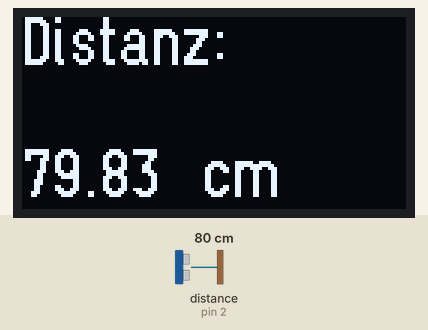
Bench run of a sketch on a simulated Arduino Nano, built with avr-gcc and run on an emulated ATmega328P. Parts: 128×64 one-colour display. Wiring (inferred from the names in the program): ultrasonic range finder: trigger pin 3; echo pin 2. The test bench sets the inputs (shaded band); at power-on: distance to the obstacle (sensor on pin 2) 80 cm. The echo pulse lasts 58.3 µs per cm.

Above: at 1.2 s.
1.3 s: distance to the obstacle (sensor on pin 2) set to 2 cm
At 1.53 s:
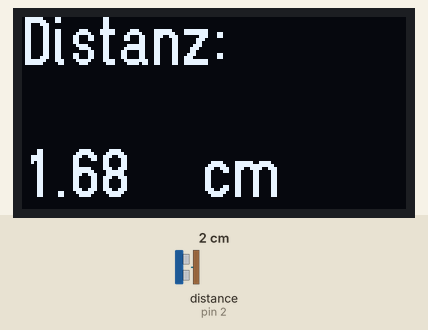
2.8 s: distance to the obstacle (sensor on pin 2) set to 9 cm
At 4.0 s:
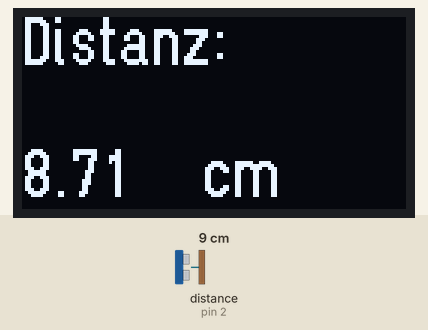
4.4 s: distance to the obstacle (sensor on pin 2) set to 4 cm
At 4.51 s:
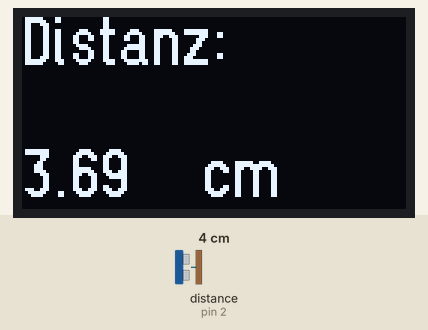

Measured:
- after the input at 1.3 s, the display: first changes after 0.06 s (image 1 shows a later state)
- after the input at 4.4 s, the display: changes after 0.10 s (image 3)

The sketch:

distance_display.ino
```cpp
/*
  Dev:      flowarko
  Version:  1
  Hardware: Elegoo Nano V3, HC-SR04, Oled-Display I2c;

  Pins:     HC-SR04 Ultrasonic Sensor
              echoPin = 2
              trigPin = 3
              VCC     = 5V
              GND
            Oled-Display I2c
              SDA     = A4
              SCL     = A5
              VCC     = 3,3V
              GND
*/
#include <U8g2lib.h>

//Display Config
U8G2_SH1106_128X64_NONAME_F_HW_I2C u8g2(U8G2_R0, /* reset=*/
U8X8_PIN_NONE);
u8g2_uint_t offset;
u8g2_uint_t width;

//Hardware Variables
const int trigPin = 3;
const int echoPin = 2;

void setup(void) {
  pinMode(trigPin, OUTPUT);
  pinMode(echoPin, INPUT);

  u8g2.begin();
  u8g2.setFont(u8g2_font_logisoso16_tf);
  u8g2.setFontMode(0);
}
void loop(void) {
  digitalWrite(trigPin, LOW);
  delayMicroseconds(2);
  digitalWrite(trigPin, HIGH);
  delayMicroseconds(10);
  digitalWrite(trigPin, LOW);

  int duration = pulseIn(echoPin, HIGH);
  float distance_cm = duration/58.2;  //duration in cm
  u8g2.firstPage();
  u8g2.setCursor(0, 16);
  u8g2.print("Distanz:");
  u8g2.setCursor(0,60);
  u8g2.print(distance_cm, 2);
  u8g2.setCursor(60,60);
  u8g2.print("cm");
  u8g2.nextPage();
  u8g2.clearBuffer();
}
```
